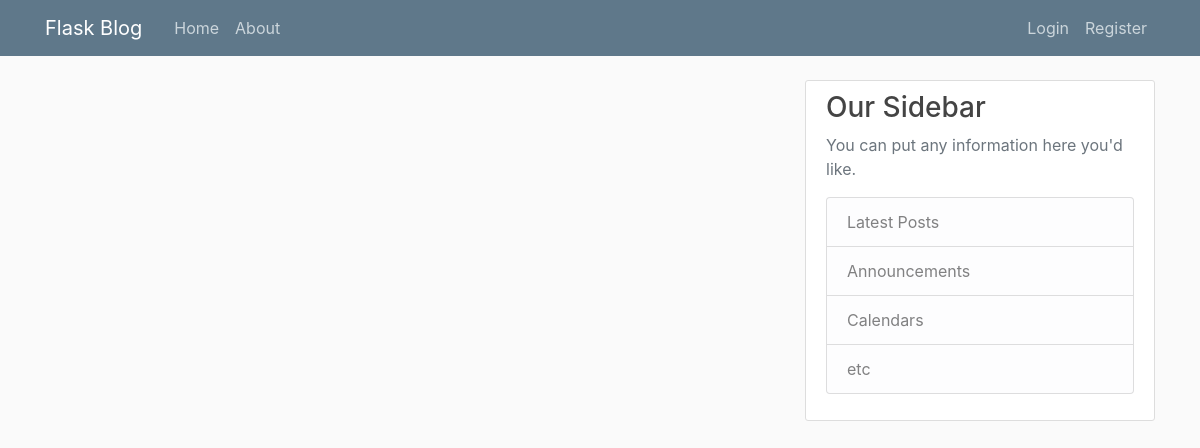
Page /home on the earlier database version.
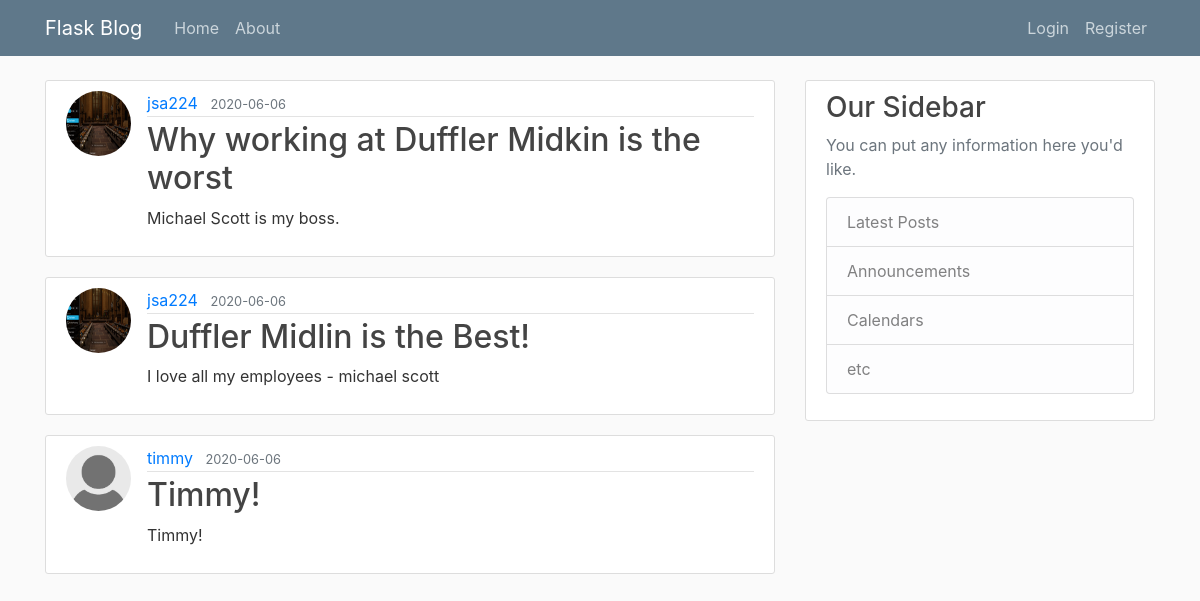
Same page on the later database version.
### flaskblog/models.py (models this page shows, shortened)
class Post(db.Model):
    id = db.Column(db.Integer, primary_key=True)
    title = db.Column(db.String(100), nullable=False)
    date_posted = db.Column(db.DateTime, nullable=False, default=datetime.utcnow)
    content = db.Column(db.Text, nullable=False)
    user_id = db.Column(db.Integer, db.ForeignKey('user.id'), nullable=False)

class User(db.Model, UserMixin):
    id = db.Column(db.Integer, primary_key=True)
    username = db.Column(db.String(20), unique=True, nullable=False)
    email = db.Column(db.String(100), unique=True, nullable=False)
    image_file = db.Column(db.String(20), nullable=False, default='default.jpg')
    password = db.Column(db.String(60), nullable=False)
    posts = db.relationship('Post', backref='author', lazy=True)

### flaskblog/routes.py (the view)
@app.route("/")
@app.route("/home")
def home():
    posts = Post.query.all()
    return render_template('home.html', posts=posts)

### flaskblog/templates/home.html
{% extends "layout.html" %}
{% block content %}
    {% for post in posts %}
        <article class="media content-section">
          <img class="rounded-circle article-img" src="{{ url_for('static', filename='profile_pics/' + post.author.image_file) }}">
          <div class="media-body">
            <div class="article-metadata">
              <a class="mr-2" href="#">{{ post.author.username }}</a>
              <small class="text-muted">{{ post.date_posted.strftime('%Y-%m-%d') }}</small>
            </div>
            <h2><a class="article-title" href="{{ url_for('post', post_id=post.id) }}">{{ post.title }}</a></h2>
            <p class="article-content">{{ post.content }}</p>
          </div>
        </article>
    {% endfor %}
{% endblock content %}

### flaskblog/templates/layout.html (shortened to what this page needs)
<!DOCTYPE html>
<html>
<head>
    <link rel="stylesheet" href="https://maxcdn.bootstrapcdn.com/bootstrap/4.0.0/css/bootstrap.min.css">
    <link rel="stylesheet" href="static/main.css">
    <link rel="stylesheet" type="text/css" href="{{ url_for('static', filename='main.css') }}">
</head>
<body>
    <header class="site-header">
      <nav class="navbar navbar-expand-md navbar-dark bg-steel fixed-top">
        <div class="container">
          <a class="navbar-brand mr-4" href="/">Flask Blog</a>
          <div class="collapse navbar-collapse" id="navbarToggle">
            <div class="navbar-nav mr-auto">
              <a class="nav-item nav-link" href="{{ url_for('home') }}">Home</a>
              <a class="nav-item nav-link" href="{{ url_for('about') }}">About</a>
            </div>
            <div class="navbar-nav">
              {% if current_user.is_authenticated %}
                <a class="nav-iten nav-link" href="{{ url_for('new_post') }}">New Post</a>
                <a class="nav-iten nav-link" href="{{ url_for('account') }}">Account</a>
                <a class="nav-iten nav-link" href="{{ url_for('logout') }}">Logout</a>
              {% else %}
                <a class="nav-item nav-link" href="{{ url_for('login') }}">Login</a>
                <a class="nav-item nav-link" href="{{ url_for('register') }}">Register</a>
              {% endif %}
            </div>
          </div>
        </div>
      </nav>
    </header>
    <main role="main" class="container">
      <div class="row">
        <div class="col-md-8">
          {% block content %}{% endblock %}
        </div>
        <div class="col-md-4">
          <div class="content-section">
            <h3>Our Sidebar</h3>
            <p class='text-muted'>You can put any information here you'd like.
              <ul class="list-group">
                <li class="list-group-item list-group-item-light">Latest Posts</li>
                <li class="list-group-item list-group-item-light">Announcements</li>
                <li class="list-group-item list-group-item-light">Calendars</li>
                <li class="list-group-item list-group-item-light">etc</li>
              </ul>
            </p>
          </div>
        </div>
      </div>
    </main>
</body>
</html>

### flaskblog/static/main.css (style rules this page uses)
body { background: #fafafa; color: #333333; margin-top: 5rem; }
h1, h2, h3, h4, h5, h6 { color: #444444; }
.bg-steel { background-color: #5f788a; }
.site-header .navbar-nav .nav-link { color: #cbd5db; }
.content-section { background: #ffffff; padding: 10px 20px; border: 1px solid #dddddd; border-radius: 3px; margin-bottom: 20px; }
.article-title { color: #444444; }
.article-content { white-space: pre-line; }
.article-img { height: 65px; width: 65px; margin-right: 16px; }
.article-metadata { padding-bottom: 1px; margin-bottom: 4px; border-bottom: 1px solid #e3e3e3 }

Differences in the rows shown:
added Post: image_file (picture), author.username "jsa224", date_posted "2020-06-06", title "Why working at Duffler Midkin is the worst", content "Michael Scott is my boss."
added Post: image_file (picture), author.username "jsa224", date_posted "2020-06-06", title "Duffler Midlin is the Best!", content "I love all my employees - michael scott"
added Post: image_file (placeholder picture), author.username "timmy", date_posted "2020-06-06", title "Timmy!", content "Timmy!"
